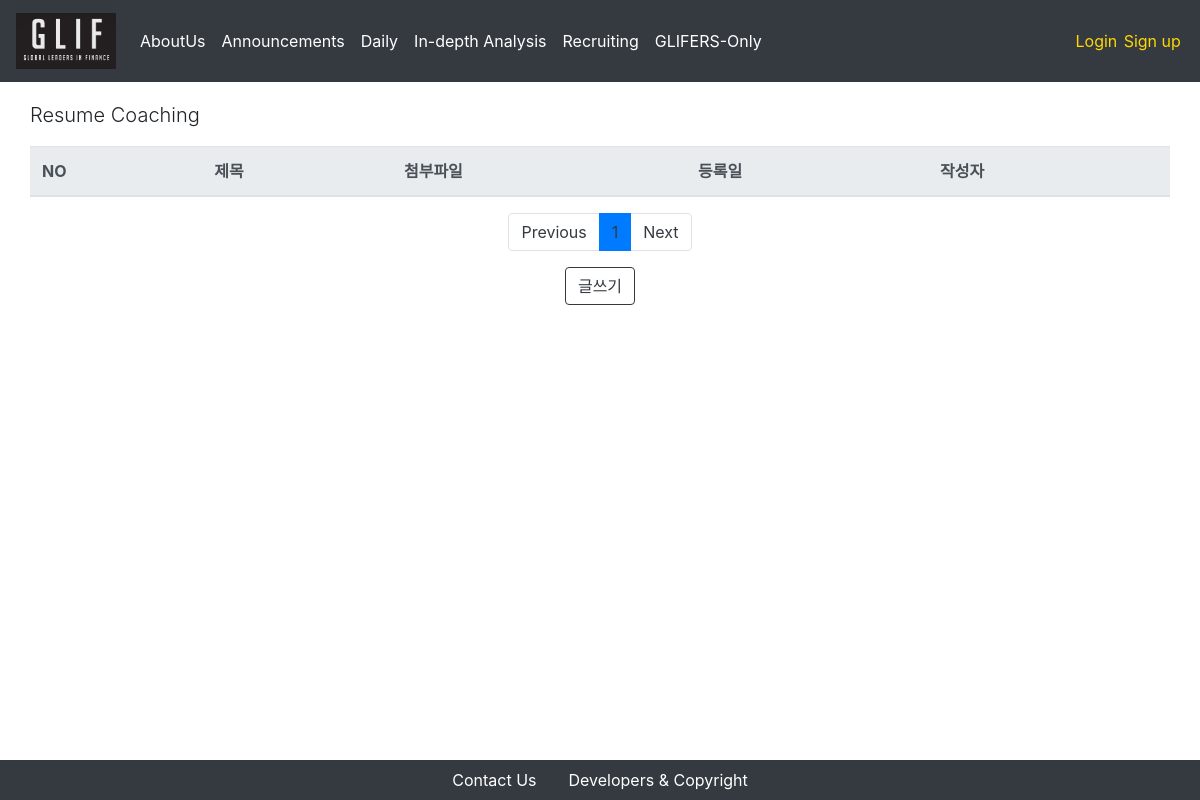
Before: /gliferonly/resume_coaching/ with the older database file.
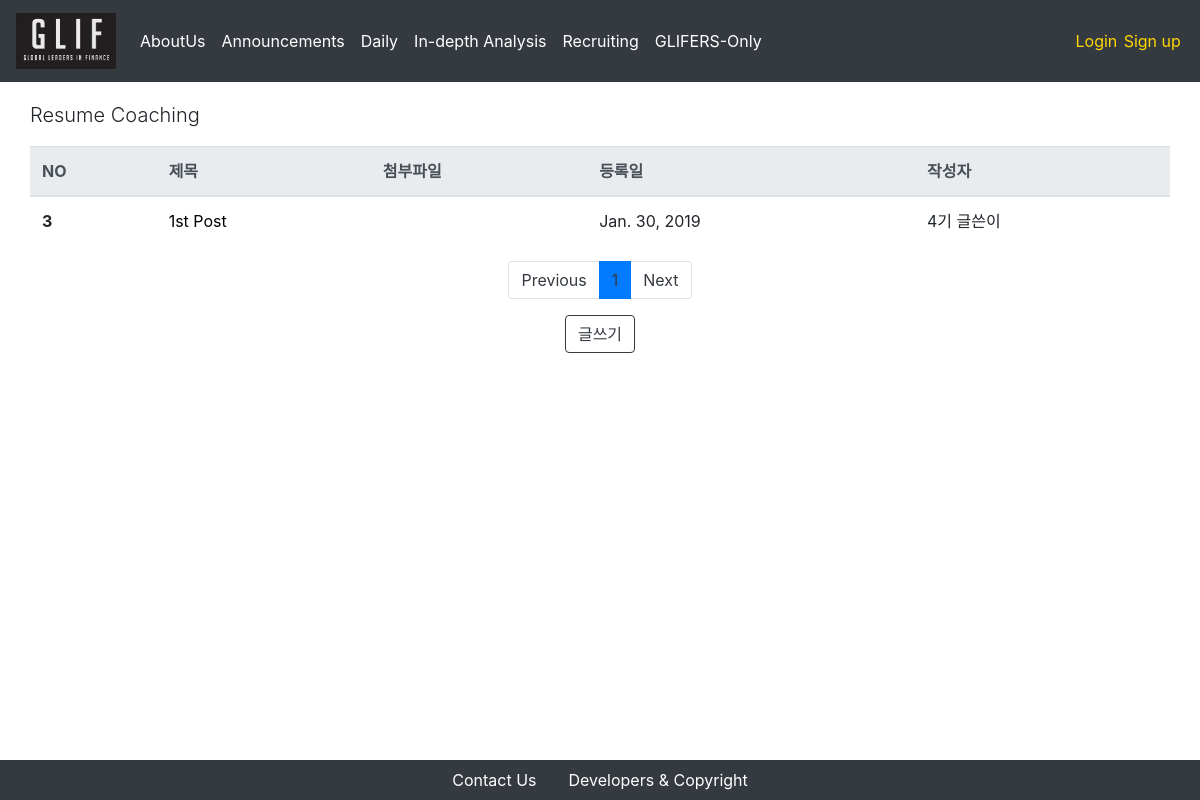
After: the same page with the newer database file.
### resume_coaching/models.py (models this page shows, shortened)
class Post(models.Model):
    title = models.CharField(max_length = 250)
    attached_file = models.FileField(upload_to = 'resume_coaching_attached_files/%Y/%m/%d/', blank = True, null = True)
    written_date = models.DateField(auto_now = True)
    writer = models.ForeignKey(Glifer, on_delete = models.CASCADE, related_name = "resume_coaching_writer")
    content = RichTextUploadingField()

### users/models.py (models this page shows)
class Glifer(models.Model):
    user = models.OneToOneField(CustomUser, on_delete = models.CASCADE, primary_key = True)
    is_mentor = models.BooleanField(default=False)
    name_en = models.CharField(max_length = 250)
    name_kr = models.CharField(max_length = 250)
    birthdate = models.DateField(default = "2000-01-01")
    phonenumber = models.CharField(max_length = 250)
    email= models.EmailField(max_length = 250)
    work_at = models.CharField(max_length = 250, blank = True)
    self_intro = models.TextField(max_length = 1000)
    profile_img = models.FileField(upload_to = 'profiles/%Y/%m/%d/', default = '/users/man-user.png')
    nth = models.CharField(
        max_length=2,
        choices=nth_CHOICES,
        default=glif_4th,
    )
    def __str__(self):
        return self.nth + " " + self.name_kr

### resume_coaching/views.py (the view)
# urls.py: path('', PostListView.as_view(), name='announcement-index'),
class PostListView(ListView):
    model = Post
    template_name = 'resume_coaching/index.html'
    context_object_name = "posts"
    paginate_by = 5
    block_size = 5 # 하단의 페이지 목록 수
    def get_queryset(self):
        order_by_recent_time = Post.objects.all().order_by("-pk")
        return order_by_recent_time
    def get_context_data(self, **kwargs):
        context = super(PostListView, self).get_context_data(**kwargs)
        block_size = 5 # 하단의 페이지 목록 수
        start_index = int((context['page_obj'].number - 1) / self.block_size) * self.block_size
        end_index = min(start_index + self.block_size, len(context['paginator'].page_range))
        context['page_range'] = context['paginator'].page_range[start_index:end_index]
        return context

### resume_coaching/templates/resume_coaching/index.html
{% extends 'setups/base.html' %}
{% block body %}
<div class = "container">
    <div class = "row">
        <p class = "lead">Resume Coaching</p>
        <table class="table">
            <thead class="thead-light">
                <tr>
                    <th scope="col">NO</th>
                    <th scope="col">제목</th>
                    <th scope="col">첨부파일</th>
                    <th scope="col">등록일</th>
                    <th scope="col">작성자</th>
                </tr>
            </thead>
            <tbody>
                {% for post in posts %}
                    <tr>
                        <th scope="row">{{ post.id }}</th>
                        <td>
                            <a href="/gliferonly/resume_coaching/{{post.pk}}" style = "color:black"> {{ post.title }} </a>
                        </td>
                        {% if post.attached_file != '' %}
                            <td><button type="button" class="btn btn-outline-dark btn-download" onclick="location.href = '/gliferonly/resume_coaching/{{post.pk}}/download'"><i class="far fa-file"></i></button></td>
                        {% else %}
                            <td></td>
                        {% endif %}
                        <td>{{ post.written_date }}</td>
                        <td>{{ post.writer }}</td>
                    </tr>
                {% endfor %}
            </tbody>
        </table>
    </div>
    <nav aria-label="Page navigation">
        <ul class="pagination justify-content-center">
            {% if page_obj.has_previous %}
            <li class = "page-item">
                <a class = "page-link" href="?page={{ page_obj.previous_page_number }}" aria-label="Previous">
                Previous
                </a>
            </li>
            {% else %}
            <li class="page-item"><a class="page-link" href="#" tabindex="-1" aria-disabled="true">Previous</a></li>
            {% endif %}
            {% for i in page_range %}
            {% if page_obj.number == i %}
                <li class = "active page-item"><a class="page-link" href="#">{{i}}</a></li>
            {% else %}
                <li class = "page-item"><a class = "page-link" href="?page={{ i }}">{{ i }}</a></li>
            {% endif %}
            {% endfor %}
            {% if page_obj.has_next %}
            <li class = "page-item">
                <a class = "page-link" href="?page={{ page_obj.next_page_number }}" aria-label="Next">
                    Next
                </a>
            </li>
            {% else %}
            <li class="page-item">
                <a class="page-link" href="#">Next</a>
            </li>
            {% endif %}
        </ul>
    </nav>
    <div class = "row align-items-center justify-content-center">
        <button type="button" class="btn btn-outline-dark" onclick="location.href = '/gliferonly/resume_coaching/new'">글쓰기</button>
    </div>
</div>
{% endblock %}

Changed rows visible on the page:
added Post: id "3", title "1st Post", written_date "Jan. 30, 2019", writer "4기 글쓴이"
